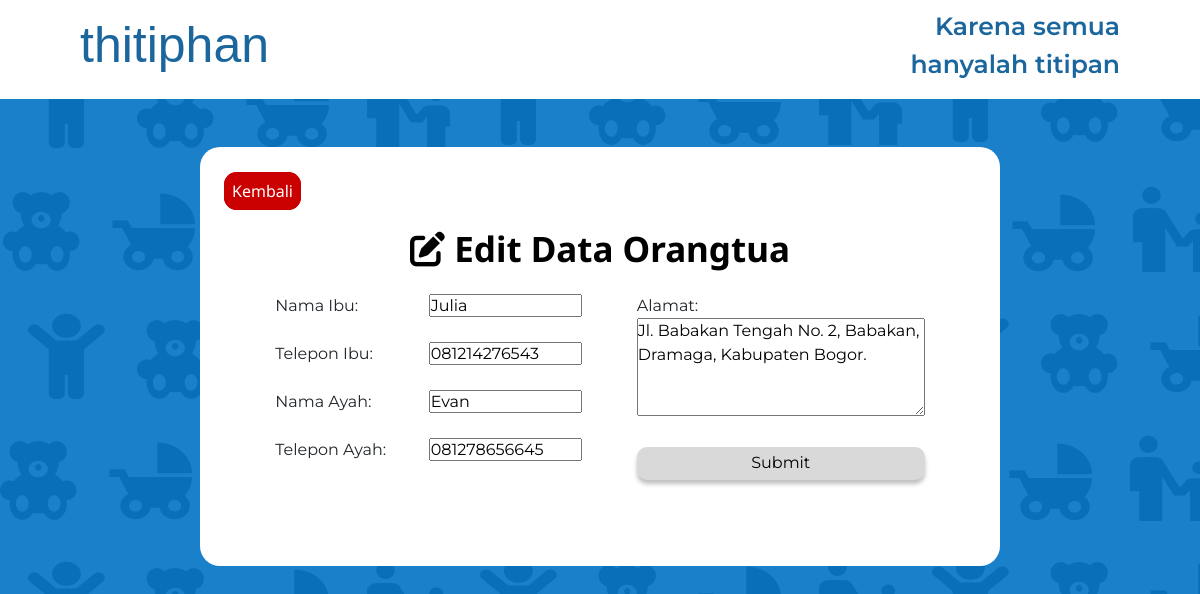
The page /editpr/P23002 on the database as committed earlier.
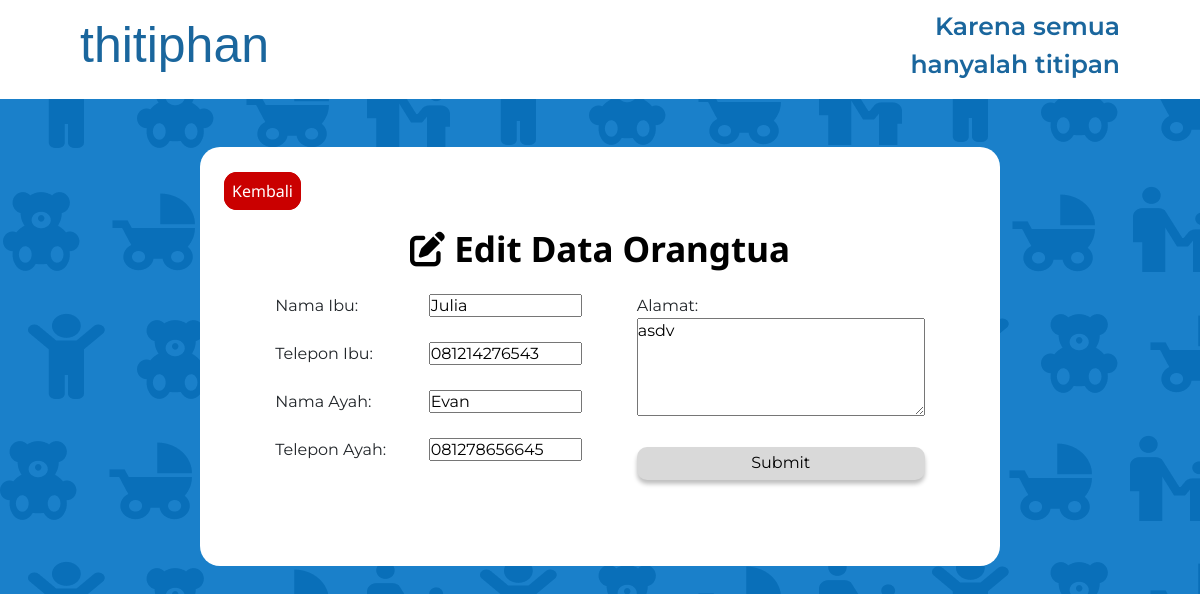
The same page on the database as committed later.
### myFirstApp/models.py (models this page shows)
class parent(models.Model):
    parent_id = models.CharField(max_length=7, primary_key=True)
    f_name = models.CharField(max_length=200, null=True)
    m_name = models.CharField(max_length=200, null=True)
    f_phone = models.CharField(max_length=14, null=True)
    m_phone = models.CharField(max_length=14, null=True)
    parent_address = models.TextField()

### myFirstApp/views.py (the view)
# urls.py: path("editpr/<str:parent_id>", views.edit_pr, name="edit_pr"),
def edit_pr(request, parent_id):
    pr_1 = parent.objects.get(parent_id = parent_id)
    context = {
        "pr_1": pr_1
    }
    return render(request, 'edit_parent.html', context)

### templates/edit_parent.html (shortened to what this page needs)
{% extends 'base.html' %}
{% load static %}
{% block css %}
    <link rel="stylesheet" href="{% static 'css/style_add_em_pr.css' %}">
{% endblock %}
{% block content %}
<nav>
    <ul>
        <li class="logo">thitiphan</li>
    </ul>
    <ul>
        <li class="moto">Karena semua hanyalah titipan</li>
    </ul>
</nav>
<section id="main">
    <div class="linksl">
        <a class="retbtn" href="/parent/">Kembali</a>
    </div>
    <h1><i class="fa-solid fa-pen-to-square"></i> Edit Data Orangtua</h1>
    <form method="post" action="/push_edit_pr/">
        <div>
            <label for="prmname">Nama Ibu:</label>
            <input type="text" id="prmname" name="prmname" value="{{pr_1.m_name}}">
            <br> <br>
            <label for="prmph">Telepon Ibu:</label>
            <input type="tel" name="prmph" id="prmph" value="{{pr_1.m_phone}}"placeholder="081234567891" maxlength="12">
            <br> <br>
            <label for="prfname">Nama Ayah:</label>
            <input type="text" id="prfname" name="prfname" value="{{pr_1.f_name}}">
            <br> <br>
            <label for="prfph">Telepon Ayah:</label>
            <input type="tel" name="prfph" id="prfph" value="{{pr_1.f_phone}}" placeholder="081234567891" maxlength="12">
            <br> <br>
        </div>
        <div>
            <label for="praddr">Alamat:</label>
            <br>
            <textarea name="praddr" id="praddr" cols="30" rows="4">{{pr_1.parent_address}}</textarea>
            <br> <br>
            <input type="submit" id="empsubmit" value="Submit">
        </div>
    </form>
</section>
{% endblock content %}

Rows that differ between the two databases and show on the page:
changed parent "Julia": praddr "Jl. Babakan Tengah No. 2, Babakan, Dramaga, Kabupaten Bogor." → "asdv"
